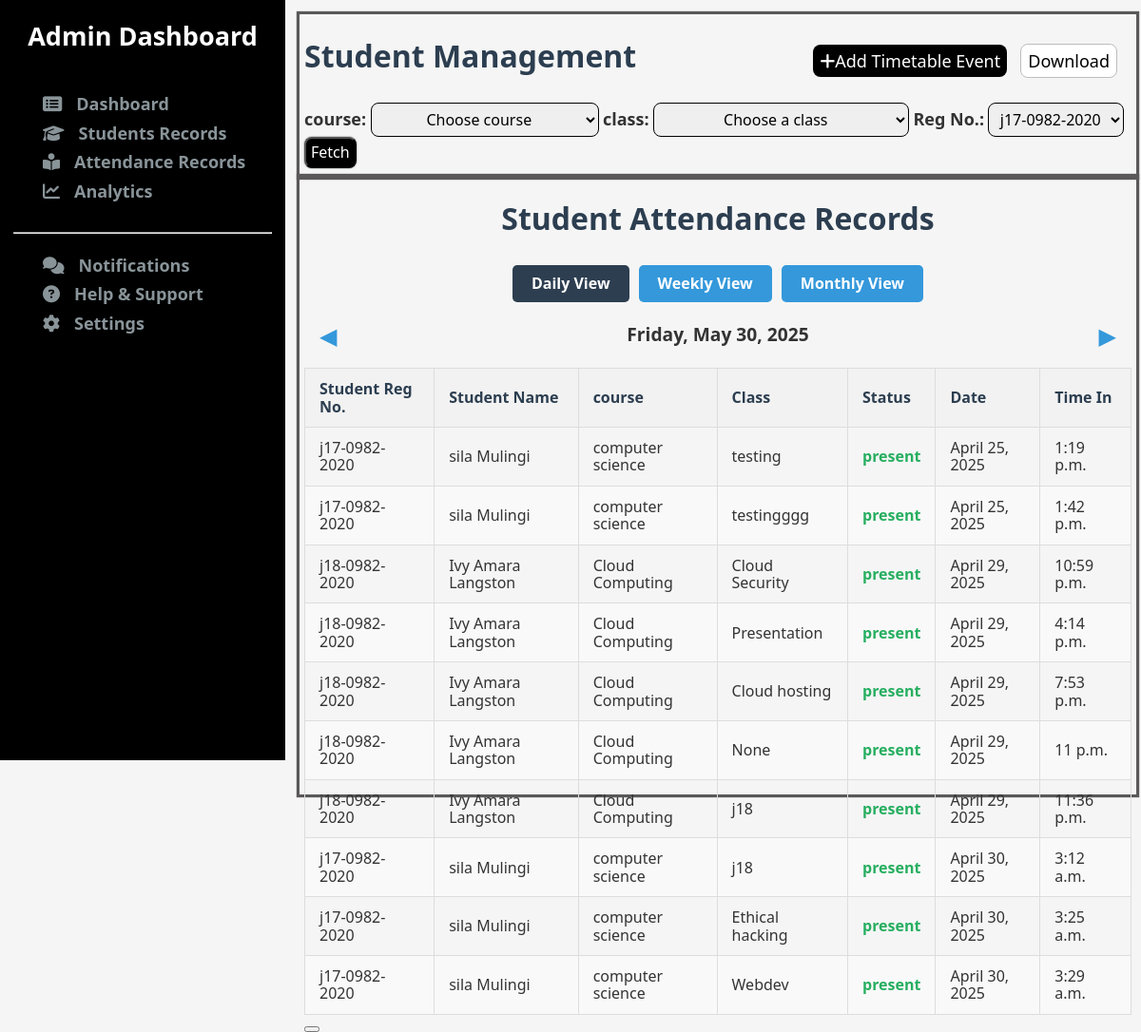
Before: /customAdmin/attendanceRecords/ with the older database file.
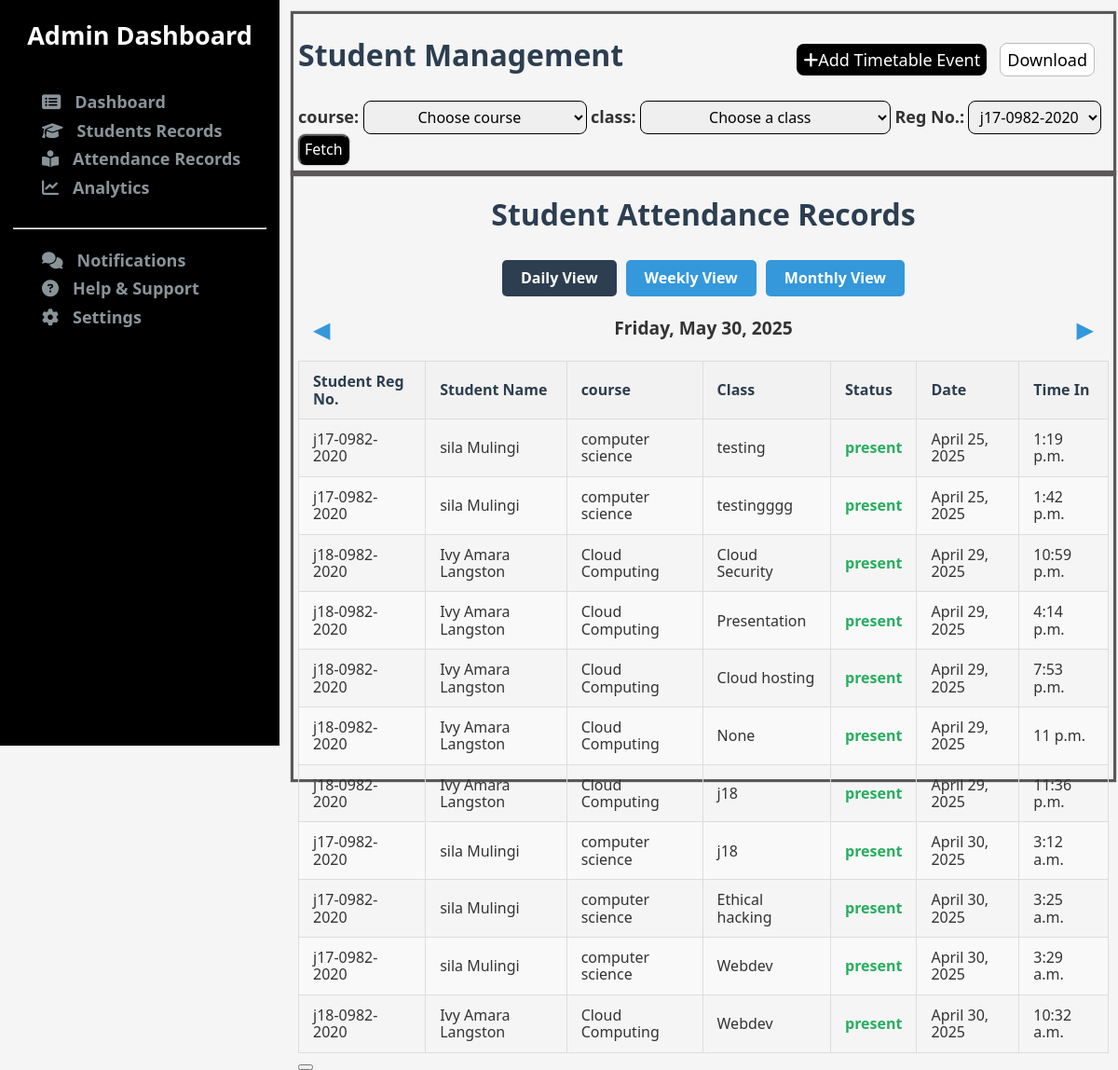
After: the same page with the newer database file.
### coreApp/models.py (models this page shows, shortened)
class Attendance(models.Model):
    student = models.ForeignKey(StudentProfile, on_delete=models.CASCADE)
    class_name = models.CharField(max_length=200)
    date = models.DateField(auto_now_add=True)
    time = models.TimeField(auto_now_add=True)
    status = models.CharField(max_length=20, choices=[
        ('present', 'Present'),
        ('absent', 'Absent'),
    ], default='absent')

class StudentProfile(models.Model):
    first_name = models.CharField(max_length=256)  # null=False is default for CharField
    last_name = models.CharField(max_length=256)
    username = models.CharField(max_length=256, unique=True)
    course = models.CharField(max_length=200)
    phone = models.BigIntegerField(unique=True)
    email = models.EmailField(unique=False)
    password = models.CharField(max_length=256)
    middle_name = models.CharField(
        max_length=256,
        blank=True,  # Allows empty string in forms
        null=True,    # Allows NULL in database
        default=''    # Default value when not provided
    )
    ranking = models.CharField(max_length=256, blank=True, default='')
    image = models.ImageField(upload_to='student_photos', blank=True, null=True)

### coreApp/views.py (the view)
# urls.py: path('customAdmin/attendanceRecords/', views.attendanceRecords, name='attendanceRecords'),
def attendanceRecords(request):
    records = Attendance.objects.all()
    context = {}
    context['records'] = records
    return render(request, 'admin/attendanceRecords.html', context)

### templates/admin/attendanceRecords.html (shortened to what this page needs)
{% extends 'admin/adminBase.html' %}
{% load static %}
{% block content %}
    <div class="studentQueries">
        <div class="heading">
            <div class="title">
                <h1>Student Management</h1>
                <div class="actionButtons">
                    <a href="{% url 'createTask' %}" class="btn-add"><button><i class="fa-solid fa-plus"></i>Add Timetable Event</button></a>
                    <button class="btn-download">Download</button>
                </div>
            </div>
            <div class="filters">
                <form action="">
                <label for="course">course: </label>
                <select name="course" id="">
                    <option value="" selected>Choose course</option>
                </select>
                <label for="course">class: </label>
                <select name="course" id="">
                    <option value="">Choose a class</option>
                </select>
                <label for="regNumber">Reg No.:</label>
                    <select name="" id="">
                        <option value="">j17-0982-2020</option>
                    </select>
                 <button type="submit">Fetch</button>
                </form>
            </div>
        </div>
    <div class="results">
        <h1>Student Attendance Records</h1>
        <div class="view-options">
            <button class="view-btn active" id="daily-btn">Daily View</button>
            <button class="view-btn" id="weekly-btn">Weekly View</button>
            <button class="view-btn" id="monthly-btn">Monthly View</button>
        </div>
        <div class="date-navigation">
            <button class="nav-btn" id="prev-btn">&#9664;</button>
            <div class="current-period" id="current-period">Monday, May 15, 2023</div>
            <button class="nav-btn" id="next-btn">&#9654;</button>
        </div>
        <div id="daily-view">
            <table>
                <thead>
                    <tr>
                        <th>Student Reg No.</th>
                        <th>Student Name</th>
                        <th>course</th>
                        <th>Class</th>
                        <th>Status</th>
                        <th>Date</th>
                        <th>Time In</th>
                    </tr>
                </thead>
                <tbody>
                {% for record in records %}
                    <tr>
                        <td>{{record.student.username}}</td>
                        <td>{{record.student.first_name}} {{record.student.middle_name}} {{record.student.last_name}}</td>
                        <td>{{record.student.course}}</td>
                        <td>{{record.class_name}}</td>
                        <td class="status-cell present">{{record.status}}</td>
                        <td>{{record.date}}</td>
                        <td>{{record.time}}</td>
                    </tr>
                {% endfor %}
                </tbody>
            </table>
        </div>
        <button class="btn-download"></button>
    </div>
    </div>
{% endblock content %}

Changed rows visible on the page:
added Attendance: student.username "j18-0982-2020", student.first_name "Ivy", student.middle_name "Amara", student.last_name "Langston", student.course "Cloud Computing", class_name "Webdev", status "present", date "April 30, 2025", time "10:32 a.m."
